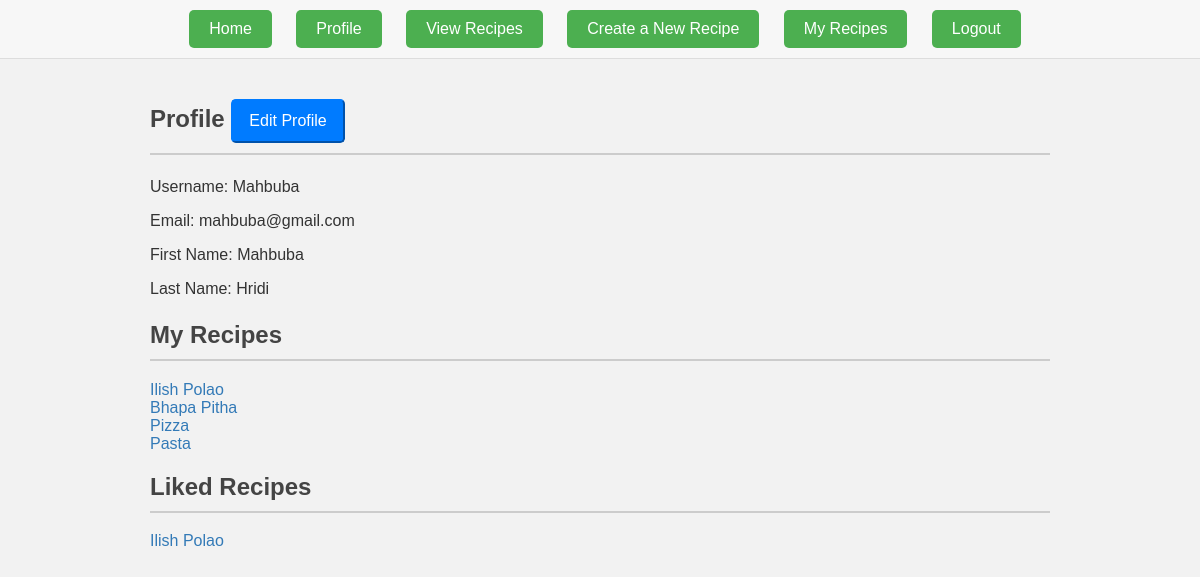
Page /user/profile/Mahbuba on the committed database.
### recipe/models.py (models this page shows, shortened)
class Recipe(models.Model):
    title = models.CharField(max_length=100)
    author = models.ForeignKey(User, on_delete=models.CASCADE)
    category = models.ForeignKey(Category, on_delete=models.CASCADE, blank=True, null=True)
    description = models.TextField()
    time_required = models.CharField(max_length=100, blank=True)
    ingredients = models.TextField()
    instructions = models.ManyToManyField(Recipe_Step)
    photo = models.ImageField(upload_to='photos/recipe/thumbnails/' , blank=True, null=True)
    video = models.CharField(max_length=100, blank=True, null=True)
    created_date = models.DateTimeField(default=datetime.now)
    likes = models.ManyToManyField(User, related_name='likes', blank=True)
    calories = models.IntegerField(blank=True, null=True)
    viewed_by = models.ManyToManyField(User, related_name='viewed_recipes', blank=True)
    def is_liked(self, user):
        return self.likes.filter(id=user.id).exists()

### user/views.py (the view)
# urls.py: path('profile/<str:username>', profile, name='profile'),
def profile(request, username):
    user = User.objects.get(username=username)
    recipes = Recipe.objects.filter(author=user)
    liked_recipes = []
    for recipe in Recipe.objects.all():
        if recipe.is_liked(user):
            liked_recipes.append(recipe)
    return render(request, 'userauth/userprofile.html', {'user': user, 'recipes': recipes, 'liked_recipes': liked_recipes})

### templates/userauth/userprofile.html
{% extends "base.html" %}
{% load static %}
{% block css %}
<link rel="stylesheet" href="{% static 'css/userauth/profile.css' %}">
{% endblock css %}
{% block content %}
    <div class="container">
        <h2>Profile
        <a href="{% url 'editprofile' %}"><button class="btn btn-primary">Edit Profile</button></a>
        </h2>
        <p>Username: {{ user.username }}</p>
        <p>Email: {{ user.email }}</p>
        <p>First Name: {{ user.first_name }}</p>
        <p>Last Name: {{ user.last_name }}</p>
        <h2> My Recipes </h2>
        {% for recipe in recipes %}
        <a href="{% url 'view_recipe' recipe.id %}">{{ recipe.title }}</a> <br>
        {% endfor %}
        <h2> Liked Recipes </h2>
        {% for recipe in liked_recipes %}
        <a href="{% url 'view_recipe' recipe.id %}">{{ recipe.title }}</a> <br>
        {% endfor %}
{% endblock content %}

### static/css/userauth/profile.css (style rules this page uses)
body { background-color: #F2F2F2; font-family: Arial, sans-serif; margin: 0; padding: 0; color: #333; }
h2 { color: #444; border-bottom: 2px solid #ccc; padding-bottom: 10px; }
p { font-size: 16px; line-height: 1.5; margin: 10px 0; }
a { color: #337AB7; text-decoration: none; transition: color 0.2s; }
.container { max-width: 900px; margin: 0 auto; padding: 20px; }
.btn { display: inline-block; font-weight: 400; color: #fff; text-align: center; vertical-align: middle; cursor: pointer; padding: .5rem 1rem; font-size: 1rem; line-height: 1.5; border-radius: .3rem; transition: color .15s ease-in-out,background-color .15s ease-in-out,border-color .15s ease-in-out,box-shadow .15s ease-in-out; }
.btn-primary { color: #fff; background-color: #007bff; border-color: #007bff; }

### rows in the picture
Recipe: title "Ilish Polao"
Recipe: title "Bhapa Pitha"
Recipe: title "Pizza"
Recipe: title "Pasta"

### other values in the picture
{{ user.username }} "Mahbuba"
{{ user.email }} "mahbuba@gmail.com"
{{ user.first_name }} "Mahbuba"
{{ user.last_name }} "Hridi"
